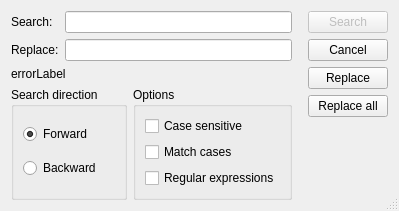
<?xml version="1.0" encoding="UTF-8"?>
<ui version="4.0">
 <class>CFindReplace</class>
 <widget class="QDialog" name="CFindReplace">
  <property name="geometry">
   <rect>
    <x>0</x>
    <y>0</y>
    <width>382</width>
    <height>197</height>
   </rect>
  </property>
  <property name="windowTitle">
   <string notr="true">Search</string>
  </property>
  <property name="windowIcon">
   <iconset resource="../res/inyokaedit_resources.qrc">
    <normaloff>:/images/inyokaedit_64x64.png</normaloff>:/images/inyokaedit_64x64.png</iconset>
  </property>
  <property name="locale">
   <locale language="English" country="UnitedKingdom"/>
  </property>
  <property name="sizeGripEnabled">
   <bool>true</bool>
  </property>
  <layout class="QHBoxLayout" name="layout_MainHorizontal">
   <item>
    <layout class="QVBoxLayout" name="layout_left">
     <item>
      <layout class="QVBoxLayout" name="layout_left_top">
       <item>
        <layout class="QGridLayout" name="gridLayout_Input">
         <item row="0" column="0">
          <widget class="QLabel" name="lbl_Search">
           <property name="text">
            <string>Search:</string>
           </property>
          </widget>
         </item>
         <item row="0" column="1">
          <widget class="QLineEdit" name="text_Search"/>
         </item>
         <item row="1" column="0">
          <widget class="QLabel" name="lbl_Replace">
           <property name="text">
            <string>Replace:</string>
           </property>
          </widget>
         </item>
         <item row="1" column="1">
          <widget class="QLineEdit" name="text_Replace"/>
         </item>
        </layout>
       </item>
      </layout>
     </item>
     <item>
      <widget class="QLabel" name="lbl_Error">
       <property name="text">
        <string>errorLabel</string>
       </property>
      </widget>
     </item>
     <item>
      <layout class="QHBoxLayout" name="layout_left_bottom">
       <item>
        <widget class="QGroupBox" name="groupBox_Direction">
         <property name="title">
          <string>Search direction</string>
         </property>
         <layout class="QVBoxLayout" name="layout_Direction">
          <item>
           <widget class="QRadioButton" name="radio_Forward">
            <property name="text">
             <string>Forward</string>
            </property>
            <property name="checked">
             <bool>true</bool>
            </property>
           </widget>
          </item>
          <item>
           <widget class="QRadioButton" name="radio_Backward">
            <property name="text">
             <string>Backward</string>
            </property>
           </widget>
          </item>
         </layout>
        </widget>
       </item>
       <item>
        <widget class="QGroupBox" name="groupBox_Options">
         <property name="title">
          <string>Options</string>
         </property>
         <layout class="QVBoxLayout" name="layout_Options">
          <item>
           <widget class="QCheckBox" name="check_Case">
            <property name="text">
             <string>Case sensitive</string>
            </property>
           </widget>
          </item>
          <item>
           <widget class="QCheckBox" name="check_WholeWord">
            <property name="text">
             <string>Match cases</string>
            </property>
           </widget>
          </item>
          <item>
           <widget class="QCheckBox" name="check_Regexp">
            <property name="text">
             <string>Regular expressions</string>
            </property>
           </widget>
          </item>
         </layout>
        </widget>
       </item>
      </layout>
     </item>
    </layout>
   </item>
   <item>
    <layout class="QVBoxLayout" name="layout_right">
     <property name="leftMargin">
      <number>10</number>
     </property>
     <item>
      <widget class="QPushButton" name="button_Find">
       <property name="enabled">
        <bool>false</bool>
       </property>
       <property name="text">
        <string>Search</string>
       </property>
       <property name="default">
        <bool>true</bool>
       </property>
      </widget>
     </item>
     <item>
      <widget class="QPushButton" name="button_Cancel">
       <property name="text">
        <string>Cancel</string>
       </property>
       <property name="autoDefault">
        <bool>true</bool>
       </property>
      </widget>
     </item>
     <item>
      <widget class="QPushButton" name="button_Replace">
       <property name="text">
        <string>Replace</string>
       </property>
      </widget>
     </item>
     <item>
      <widget class="QPushButton" name="button_ReplaceAll">
       <property name="text">
        <string>Replace all</string>
       </property>
      </widget>
     </item>
     <item>
      <spacer name="verticalSpacer_Buttons">
       <property name="orientation">
        <enum>Qt::Vertical</enum>
       </property>
       <property name="sizeHint" stdset="0">
        <size>
         <width>20</width>
         <height>40</height>
        </size>
       </property>
      </spacer>
     </item>
    </layout>
   </item>
  </layout>
 </widget>
 <resources>
  <include location="../res/inyokaedit_resources.qrc"/>
 </resources>
 <connections/>
</ui>
